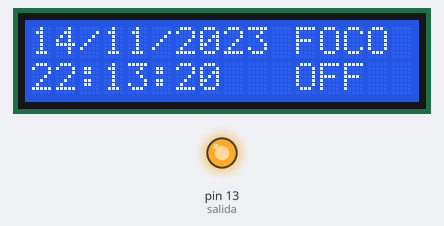
The sketch below on a simulated Arduino Uno, built with avr-gcc and run on an emulated ATmega328P. Shown: 16×2 character LCD, output pins drawn as LEDs (lit = HIGH). The local clock reads 2024-03-15 10:24:30 at power-on unless the sketch sets it.

Above: at 0.1 s.
At 9.1 s:
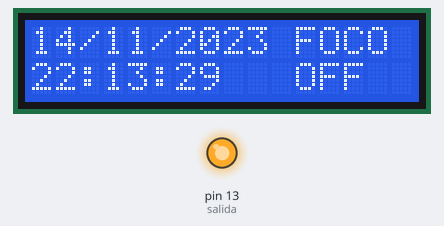
At 19.1 s:
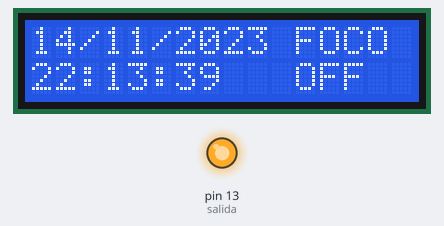
At 39.1 s:
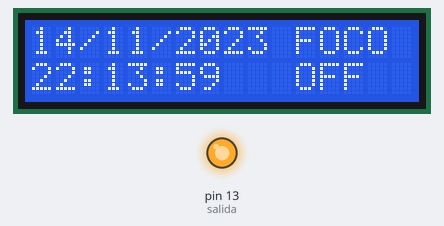
Timing chart, 0 to 40.0 s (numbered marks = the images above):
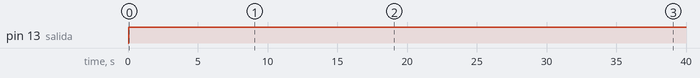

Measured:
- by itself, pin 13 (salida): LOW → HIGH at 0.07 s
- what the display in image 1 shows lasts 1.0 s, from 9.0 s to 10.0 s

The sketch:

CODIGO_RELOJ_FINAL.ino
```cpp
#include <Wire.h>
#include "RTClib.h"
#include <LiquidCrystal.h>
LiquidCrystal lcd(12,11,4,5,6,7);
RTC_DS3231 RTC;

int hora=0;
int minutos=0;
int segundos=0;
int salida=13;
void setup () {
    lcd.begin(16,2);
  //Inicializamos el puerto serie, wire y el modulo RTC
    Serial.begin(9600);
    Wire.begin();
    RTC.begin();
    //Si quitamos el comentario de la linea siguiente, se ajusta la hora y la fecha con la del ordenador
    RTC.adjust(DateTime(__DATE__, __TIME__));
    pinMode(salida,OUTPUT);
  }

void loop () {

    DateTime now = RTC.now();
  hora=(now.hour(),DEC);
  minutos=(now.minute(),DEC);
  segundos=(now.second(),DEC);
    //Imprimimos el dia
    lcd.setCursor(0,0);
    lcd.print(now.day(), DEC);
    lcd.print('/');
    //Imprimimos el mes
    lcd.print(now.month(), DEC);
    lcd.print('/');
    //Imprimimos el año
    lcd.print(now.year(), DEC);
    lcd.print(' ');
    //Imprimimos la hora
    lcd.setCursor(0,1);
    lcd.print(now.hour(), DEC);
    lcd.print(':');
    //Imprimimos los minutos
    lcd.print(now.minute(), DEC);
    lcd.print(':');
    //Imprimimos los segundos
    lcd.print(now.second(), DEC);
    lcd.setCursor(11,0);
    lcd.print("FOCO");

  if (now.hour()== 12 && now.minute() == 00 && now.second() == 10)
  {
   digitalWrite(salida,LOW);
   lcd.setCursor(12,1);
   lcd.print(" ON ");
   delay(7000);
  }
  //DECLARAR OTRA HORA DE ENCENDIDO
  else if (now.hour()== 19 && now.minute() == 04 && now.second() == 15)
  {
    digitalWrite(salida,LOW);
    lcd.setCursor(12,1);
    lcd.print(" ON ");
    delay(7000);
  }

  else
  {
    digitalWrite(salida,HIGH);
    lcd.setCursor(11,1);
    lcd.print("OFF");

    }
}
```
